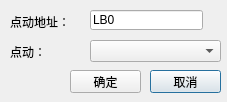
<?xml version="1.0" encoding="UTF-8"?>
<ui version="4.0">
 <class>QDotDialog</class>
 <widget class="QDialog" name="QDotDialog">
  <property name="geometry">
   <rect>
    <x>0</x>
    <y>0</y>
    <width>227</width>
    <height>102</height>
   </rect>
  </property>
  <property name="windowTitle">
   <string>功能-线圈点动</string>
  </property>
  <widget class="QLabel" name="label">
   <property name="geometry">
    <rect>
     <x>10</x>
     <y>14</y>
     <width>71</width>
     <height>16</height>
    </rect>
   </property>
   <property name="text">
    <string>点动地址：</string>
   </property>
  </widget>
  <widget class="QLineEdit" name="lineEdit">
   <property name="geometry">
    <rect>
     <x>90</x>
     <y>10</y>
     <width>113</width>
     <height>20</height>
    </rect>
   </property>
   <property name="text">
    <string>LB0</string>
   </property>
  </widget>
  <widget class="QPushButton" name="pushButton_3">
   <property name="geometry">
    <rect>
     <x>150</x>
     <y>70</y>
     <width>71</width>
     <height>23</height>
    </rect>
   </property>
   <property name="text">
    <string>取消</string>
   </property>
  </widget>
  <widget class="QPushButton" name="pushButton">
   <property name="geometry">
    <rect>
     <x>205</x>
     <y>8</y>
     <width>16</width>
     <height>21</height>
    </rect>
   </property>
   <property name="focusPolicy">
    <enum>Qt::NoFocus</enum>
   </property>
   <property name="text">
    <string/>
   </property>
   <property name="icon">
    <iconset resource="../../../resourse.qrc">
     <normaloff>:/addressintput/images/address.bmp</normaloff>:/addressintput/images/address.bmp</iconset>
   </property>
   <property name="flat">
    <bool>true</bool>
   </property>
  </widget>
  <widget class="QPushButton" name="pushButton_2">
   <property name="geometry">
    <rect>
     <x>70</x>
     <y>70</y>
     <width>71</width>
     <height>23</height>
    </rect>
   </property>
   <property name="text">
    <string>确定</string>
   </property>
  </widget>
  <widget class="QLabel" name="label_2">
   <property name="geometry">
    <rect>
     <x>10</x>
     <y>44</y>
     <width>71</width>
     <height>16</height>
    </rect>
   </property>
   <property name="text">
    <string>点动：</string>
   </property>
  </widget>
  <widget class="QComboBox" name="comboBox">
   <property name="geometry">
    <rect>
     <x>90</x>
     <y>40</y>
     <width>131</width>
     <height>22</height>
    </rect>
   </property>
  </widget>
 </widget>
 <tabstops>
  <tabstop>pushButton_2</tabstop>
  <tabstop>pushButton_3</tabstop>
  <tabstop>lineEdit</tabstop>
  <tabstop>comboBox</tabstop>
 </tabstops>
 <resources>
  <include location="../../../resourse.qrc"/>
 </resources>
 <connections/>
</ui>
